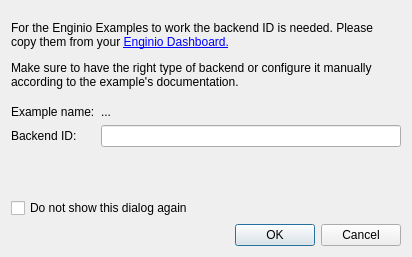
<?xml version="1.0" encoding="UTF-8"?>
<ui version="4.0">
 <class>Dialog</class>
 <widget class="QDialog" name="Dialog">
  <property name="geometry">
   <rect>
    <x>0</x>
    <y>0</y>
    <width>412</width>
    <height>257</height>
   </rect>
  </property>
  <property name="windowTitle">
   <string>Enginio Backend Configuration</string>
  </property>
  <layout class="QVBoxLayout" name="verticalLayout">
   <item>
    <widget class="QLabel" name="label_3">
     <property name="text">
      <string>&lt;html&gt;&lt;head/&gt;&lt;body&gt;&lt;p&gt;For the Enginio Examples to work the backend ID is needed. Please copy them from your &lt;a href=&quot;http://engin.io&quot;&gt;&lt;span style=&quot; text-decoration: underline; color:#0000ff;&quot;&gt;Enginio Dashboard.&lt;/span&gt;&lt;/a&gt;&lt;/p&gt;&lt;p&gt;Make sure to have the right type of backend or configure it manually according to the example's documentation. &lt;/p&gt;&lt;/body&gt;&lt;/html&gt;</string>
     </property>
     <property name="wordWrap">
      <bool>true</bool>
     </property>
     <property name="openExternalLinks">
      <bool>true</bool>
     </property>
    </widget>
   </item>
   <item>
    <layout class="QFormLayout" name="formLayout">
     <property name="fieldGrowthPolicy">
      <enum>QFormLayout::AllNonFixedFieldsGrow</enum>
     </property>
     <item row="0" column="0">
      <widget class="QLabel" name="exampleNameLabel">
       <property name="text">
        <string>Example name:</string>
       </property>
      </widget>
     </item>
     <item row="0" column="1">
      <widget class="QLabel" name="exampleName">
       <property name="text">
        <string>...</string>
       </property>
      </widget>
     </item>
     <item row="1" column="0">
      <widget class="QLabel" name="label">
       <property name="text">
        <string>Backend ID:</string>
       </property>
      </widget>
     </item>
     <item row="1" column="1">
      <widget class="QLineEdit" name="backendId"/>
     </item>
    </layout>
   </item>
   <item>
    <widget class="QCheckBox" name="askAgain">
     <property name="text">
      <string>Do not show this dialog again</string>
     </property>
    </widget>
   </item>
   <item>
    <widget class="QDialogButtonBox" name="buttonBox">
     <property name="orientation">
      <enum>Qt::Horizontal</enum>
     </property>
     <property name="standardButtons">
      <set>QDialogButtonBox::Cancel|QDialogButtonBox::Ok</set>
     </property>
    </widget>
   </item>
  </layout>
 </widget>
 <resources/>
 <connections>
  <connection>
   <sender>buttonBox</sender>
   <signal>accepted()</signal>
   <receiver>Dialog</receiver>
   <slot>accept()</slot>
   <hints>
    <hint type="sourcelabel">
     <x>248</x>
     <y>254</y>
    </hint>
    <hint type="destinationlabel">
     <x>157</x>
     <y>274</y>
    </hint>
   </hints>
  </connection>
  <connection>
   <sender>buttonBox</sender>
   <signal>rejected()</signal>
   <receiver>Dialog</receiver>
   <slot>reject()</slot>
   <hints>
    <hint type="sourcelabel">
     <x>316</x>
     <y>260</y>
    </hint>
    <hint type="destinationlabel">
     <x>286</x>
     <y>274</y>
    </hint>
   </hints>
  </connection>
 </connections>
</ui>
